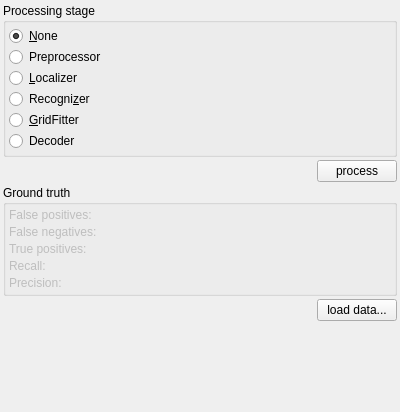
<?xml version="1.0" encoding="UTF-8"?>
<ui version="4.0">
 <class>ToolWidget</class>
 <widget class="QWidget" name="ToolWidget">
  <property name="geometry">
   <rect>
    <x>0</x>
    <y>0</y>
    <width>400</width>
    <height>412</height>
   </rect>
  </property>
  <property name="windowTitle">
   <string>Form</string>
  </property>
  <layout class="QVBoxLayout" name="verticalLayout">
   <property name="spacing">
    <number>3</number>
   </property>
   <property name="leftMargin">
    <number>3</number>
   </property>
   <property name="topMargin">
    <number>3</number>
   </property>
   <property name="rightMargin">
    <number>3</number>
   </property>
   <property name="bottomMargin">
    <number>3</number>
   </property>
   <item>
    <widget class="QGroupBox" name="groupBox">
     <property name="title">
      <string>Processing stage</string>
     </property>
     <layout class="QVBoxLayout" name="verticalLayout_2">
      <property name="spacing">
       <number>1</number>
      </property>
      <property name="leftMargin">
       <number>3</number>
      </property>
      <property name="topMargin">
       <number>3</number>
      </property>
      <property name="rightMargin">
       <number>3</number>
      </property>
      <property name="bottomMargin">
       <number>3</number>
      </property>
      <item>
       <widget class="QRadioButton" name="radioButtonNoProcessing">
        <property name="text">
         <string>&amp;None</string>
        </property>
        <property name="checked">
         <bool>true</bool>
        </property>
       </widget>
      </item>
      <item>
       <widget class="QRadioButton" name="radioButtonPreprocessor">
        <property name="text">
         <string>Preprocessor</string>
        </property>
       </widget>
      </item>
      <item>
       <widget class="QRadioButton" name="radioButtonLocalizer">
        <property name="text">
         <string>&amp;Localizer</string>
        </property>
       </widget>
      </item>
      <item>
       <widget class="QRadioButton" name="radioButtonRecognizer">
        <property name="text">
         <string>Recogni&amp;zer</string>
        </property>
       </widget>
      </item>
      <item>
       <widget class="QRadioButton" name="radioButtonGridFitter">
        <property name="text">
         <string>&amp;GridFitter</string>
        </property>
       </widget>
      </item>
      <item>
       <widget class="QRadioButton" name="radioButtonDecoder">
        <property name="text">
         <string>Decoder</string>
        </property>
       </widget>
      </item>
     </layout>
    </widget>
   </item>
   <item>
    <layout class="QHBoxLayout" name="horizontalLayout">
     <property name="spacing">
      <number>3</number>
     </property>
     <item>
      <spacer name="horizontalSpacer">
       <property name="orientation">
        <enum>Qt::Horizontal</enum>
       </property>
       <property name="sizeHint" stdset="0">
        <size>
         <width>40</width>
         <height>20</height>
        </size>
       </property>
      </spacer>
     </item>
     <item>
      <widget class="QPushButton" name="processButton">
       <property name="text">
        <string>process</string>
       </property>
      </widget>
     </item>
    </layout>
   </item>
   <item>
    <widget class="QGroupBox" name="groupBoxGroundTruth">
     <property name="title">
      <string>Ground truth</string>
     </property>
     <layout class="QFormLayout" name="formLayout">
      <property name="fieldGrowthPolicy">
       <enum>QFormLayout::AllNonFixedFieldsGrow</enum>
      </property>
      <property name="horizontalSpacing">
       <number>3</number>
      </property>
      <property name="verticalSpacing">
       <number>3</number>
      </property>
      <property name="leftMargin">
       <number>3</number>
      </property>
      <property name="topMargin">
       <number>3</number>
      </property>
      <property name="rightMargin">
       <number>3</number>
      </property>
      <property name="bottomMargin">
       <number>3</number>
      </property>
      <item row="0" column="0">
       <widget class="QLabel" name="labelFalsePositives">
        <property name="enabled">
         <bool>false</bool>
        </property>
        <property name="text">
         <string>False positives:</string>
        </property>
       </widget>
      </item>
      <item row="1" column="0">
       <widget class="QLabel" name="labelFalseNegatives">
        <property name="enabled">
         <bool>false</bool>
        </property>
        <property name="text">
         <string>False negatives:</string>
        </property>
       </widget>
      </item>
      <item row="0" column="1">
       <widget class="QLabel" name="labelNumFalsePositives">
        <property name="enabled">
         <bool>false</bool>
        </property>
        <property name="text">
         <string/>
        </property>
       </widget>
      </item>
      <item row="1" column="1">
       <widget class="QLabel" name="labelNumFalseNegatives">
        <property name="enabled">
         <bool>false</bool>
        </property>
        <property name="text">
         <string/>
        </property>
       </widget>
      </item>
      <item row="2" column="0">
       <widget class="QLabel" name="labelTruePositives">
        <property name="enabled">
         <bool>false</bool>
        </property>
        <property name="text">
         <string>True positives:</string>
        </property>
       </widget>
      </item>
      <item row="2" column="1">
       <widget class="QLabel" name="labelNumTruePositives">
        <property name="enabled">
         <bool>false</bool>
        </property>
        <property name="text">
         <string/>
        </property>
       </widget>
      </item>
      <item row="3" column="0">
       <widget class="QLabel" name="labelRecall">
        <property name="enabled">
         <bool>false</bool>
        </property>
        <property name="text">
         <string>Recall:</string>
        </property>
       </widget>
      </item>
      <item row="3" column="1">
       <widget class="QLabel" name="labelNumRecall">
        <property name="enabled">
         <bool>false</bool>
        </property>
        <property name="text">
         <string/>
        </property>
       </widget>
      </item>
      <item row="4" column="0">
       <widget class="QLabel" name="labelPrecision">
        <property name="enabled">
         <bool>false</bool>
        </property>
        <property name="text">
         <string>Precision:</string>
        </property>
       </widget>
      </item>
      <item row="4" column="1">
       <widget class="QLabel" name="labelNumPrecision">
        <property name="enabled">
         <bool>false</bool>
        </property>
        <property name="text">
         <string/>
        </property>
       </widget>
      </item>
     </layout>
    </widget>
   </item>
   <item>
    <layout class="QHBoxLayout" name="horizontalLayoutLoadGroundTruth">
     <property name="spacing">
      <number>3</number>
     </property>
     <item>
      <spacer name="horizontalSpacer_2">
       <property name="orientation">
        <enum>Qt::Horizontal</enum>
       </property>
       <property name="sizeHint" stdset="0">
        <size>
         <width>40</width>
         <height>20</height>
        </size>
       </property>
      </spacer>
     </item>
     <item>
      <widget class="QPushButton" name="pushButtonLoadGroundTruth">
       <property name="text">
        <string>load data...</string>
       </property>
      </widget>
     </item>
    </layout>
   </item>
   <item>
    <spacer name="verticalSpacer">
     <property name="orientation">
      <enum>Qt::Vertical</enum>
     </property>
     <property name="sizeHint" stdset="0">
      <size>
       <width>20</width>
       <height>40</height>
      </size>
     </property>
    </spacer>
   </item>
  </layout>
 </widget>
 <resources/>
 <connections/>
</ui>
